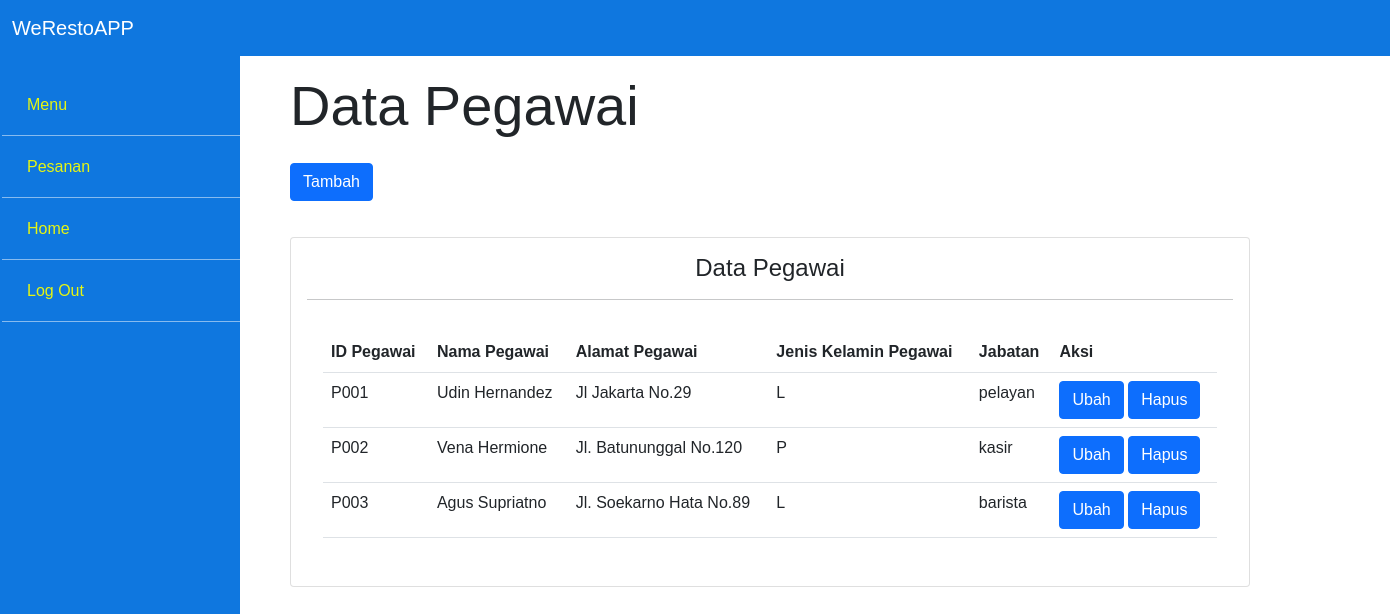
The app's page /view/pegawai/view-pegawai.php (signed in) with its own data.
### tables this page shows
CREATE TABLE `pegawai` (
  `id_pegawai` varchar(4) NOT NULL,
  `nama` varchar(50) NOT NULL,
  `alamat` varchar(50) DEFAULT NULL,
  `jk` enum('L','P') NOT NULL,
  `jabatan` enum('pelayan','barista','kasir') NOT NULL,
  `password` varchar(50) NOT NULL
);

### view/pegawai/view-pegawai.php (the view, shortened to what this page needs)
<?php
require('../../functions.php');
nav("Lihat Data Pegawai");
$db = dbConnect();
if ($db->connect_errno == 0) {
    $sql = "SELECT *
    FROM pegawai";
    $res = $db->query($sql);
    if ($res) {
?>
        <aside class="sidebar">
            <menu>
                <ul class="menu-content">
                    <li>
                        <a href="../menu/view-lihat-menu.php"><i class="fa fa-cube"></i> <span>Menu</span> </a>
                    </li>
                    <li><a href="../pesanan/view-lihat-pesanan.php"><i class="fa fa-shopping-basket"></i> <span>Pesanan</span></a></li>
                    <li><a href="../dasboard/dasboard_pelayan.php"><i class="fa fa-shopping-basket"></i>
                            <span>Home</span></a></li>
                    <li>
                        <a href="../login/logout.php"><i class="fa fa-cube"></i> <span>Log Out</span> </a>
                    </li>
                </ul>
            </menu>
        </aside>
        <div class="container">
            <div class="row mt-3">
                <div class="col">
                    <h1 class="display-4">Data Pegawai</h1>
                </div>
            </div>
            <div class="row mt-3">
                <div class="col">
                    <div class="btn-tambah">
                        <a href="../pegawai/view-tambah-pegawai.php" class="btn btn-primary">Tambah</a>
                    </div>
                </div>
            </div>
            <div class="row mt-3">
                <div class="col">
                </div>
            </div>
            <div class="row">
                <div class="col-sm-6">
                    <div class="card" style="width: 60rem; margin-bottom: 25px">
                        <div class="card-body">
                            <h4 class="rincian-pesanan" align="center">Data Pegawai</h4>
                            <hr class="bg-dark border-2 ">
                            <div class="card-body">
                                <table class="table" width="100%">
                                    <tr>
                                        <th>ID Pegawai</th>
                                        <th>Nama Pegawai</th>
                                        <th>Alamat Pegawai</th>
                                        <th>Jenis Kelamin Pegawai</th>
                                        <th>Jabatan</th>
                                        <th align="center">Aksi</th>
                                    </tr>
                                    <?php
                                    $data = $res->fetch_all(MYSQLI_ASSOC);
                                    foreach ($data as $barisdata) {
                                    ?>
                                        <tr>
                                            <td><?php echo $barisdata["id_pegawai"]; ?></td>
                                            <td><?php echo $barisdata["nama"]; ?></td>
                                            <td><?php echo $barisdata["alamat"]; ?></td>
                                            <td><?php echo $barisdata["jk"]; ?></td>
                                            <td><?php echo $barisdata["jabatan"]; ?></td>
                                            <td>
                                                <a href="view-ubah-pegawai.php?id_pegawai=<?php echo $barisdata["id_pegawai"]; ?>" class="btn btn-primary">Ubah</a>
                                                <a href="view-hapus-pegawai.php?id_pegawai=<?php echo $barisdata["id_pegawai"]; ?>" class="btn btn-primary" onClick="return confirm('Hapus Data yang Dipilih?')">Hapus</a>
                                            </td>
                                        </tr>
                                    <?php
                                    }
                                    ?>
                                </table>
                            </div>
                        </div>
                    </div>
                </div>
            </div>
        </div>
<?php
    } else
        echo "Gagal Eksekusi SQL" . (DEVELOPMENT ? " : " . $db->error : "") . "<br>";
} else
    echo "Gagal koneksi" . (DEVELOPMENT ? " : " . $db->connect_error : "") . "<br>";
?>
</body>
</html>

### functions.php (shortened to what this page needs)
<?php
function nav($title)
{
?>
  <!DOCTYPE html>
  <html>
  <head>
    <link href="https://cdn.jsdelivr.net/npm/bootstrap@5.0.2/dist/css/bootstrap.min.css" rel="stylesheet">
    <link rel="stylesheet" href="../../style.css">
  </head>
  <nav class="navbar navbar-dark sticky-top" style="background-color: #0f77df">
    <div class="container-fluid">
      <a class="navbar-brand">WeRestoAPP</a>
    </div>
  </nav>
<?php
}
?>

### style.css (style rules this page uses)
.navbar { margin-bottom: 0; }
.sidebar { width: 100%; height: 100%; background: #0f77df; position: fixed; z-index: 100; padding-top: 2px; padding-left: 2rem; }
ul { padding: 0; margin-left: -70px; }
ul li { list-style: none; border-bottom: 1px solid rgba(255, 255, 255, 0.5); }
ul li a { text-decoration: none; color: #e6f512; display: block; padding: 19px 0px 18px 25px; transition: all 200ms ease-in; }
.container { margin-left: 20%; }
@media (min-width: 768px) { .sidebar { width: 240px; } }

### records on screen
pegawai: id_pegawai "P001", nama "Udin Hernandez", alamat "Jl Jakarta No.29", jk "L", jabatan "pelayan"
pegawai: id_pegawai "P002", nama "Vena Hermione", alamat "Jl. Batununggal No.120", jk "P", jabatan "kasir"
pegawai: id_pegawai "P003", nama "Agus Supriatno", alamat "Jl. Soekarno Hata No.89", jk "L", jabatan "barista"
